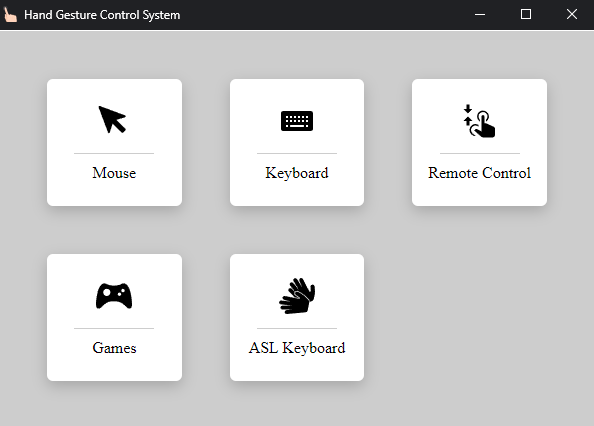
#> input picture gesture_controlled_pc_ui.png, 594 x 426 px, given in place of the camera
$ python imgprocess.py
#> lines starting #> are read from the running program, lines starting #| are printed output that depends on the picture
import cv2
import numpy as np
import copy


def stackImages(_imgList, cols, scale):
    """
    Stack Images together to display in a single window
    :param _imgList: list of images to stack
    :param cols: the num of img in a row
    :param scale: bigger~1+ ans smaller~1-
    :return: Stacked Image
    """
    imgList = copy.deepcopy(_imgList)

    # make the array full by adding blank img, otherwise the openCV can't work
    totalImages = len(imgList)
    rows = totalImages // cols if totalImages // cols * \
        cols == totalImages else totalImages // cols + 1
    blankImages = cols * rows - totalImages

    width = imgList[0].shape[1]
    height = imgList[0].shape[0]
    imgBlank = np.zeros((height, width, 3), np.uint8)
    imgList.extend([imgBlank] * blankImages)

    # resize the images
    for i in range(cols * rows):
        imgList[i] = cv2.resize(imgList[i], (0, 0), None, scale, scale)
        if len(imgList[i].shape) == 2:
            imgList[i] = cv2.cvtColor(imgList[i], cv2.COLOR_GRAY2BGR)

    # put the images in a board
    hor = [imgBlank] * rows
    for y in range(rows):
        line = []
        for x in range(cols):
            line.append(imgList[y * cols + x])
        hor[y] = np.hstack(line)
    ver = np.vstack(hor)
    return ver


# [99 lines left out: functions cornerRect, findContours, overlayPNG, rotateImage, not called in this run]


def putTextRect(img, text, pos, scale=3, thickness=3, colorT=(255, 255, 255),
                colorR=(255, 0, 255), font=cv2.FONT_HERSHEY_PLAIN,
                offset=10, border=None, colorB=(0, 255, 0)):
    """
    Creates Text with Rectangle Background
    :param img: Image to put text rect on
    :param text: Text inside the rect
    :param pos: Starting position of the rect x1,y1
    :param scale: Scale of the text
    :param thickness: Thickness of the text
    :param colorT: Color of the Text
    :param colorR: Color of the Rectangle
    :param font: Font used. Must be cv2.FONT....
    :param offset: Clearance around the text
    :param border: Outline around the rect
    :param colorB: Color of the outline
    :return: image, rect (x1,y1,x2,y2)
    """
    ox, oy = pos
    (w, h), _ = cv2.getTextSize(text, font, scale, thickness)

    x1, y1, x2, y2 = ox - offset, oy + offset, ox + w + offset, oy - h - offset

    cv2.rectangle(img, (x1, y1), (x2, y2), colorR, cv2.FILLED)
    if border is not None:
        cv2.rectangle(img, (x1, y1), (x2, y2), colorB, border)
    cv2.putText(img, text, (ox, oy), font, scale, colorT, thickness)

    return img, [x1, y2, x2, y1]


def main():
    cap = cv2.VideoCapture(0)
    while True:
        success, img = cap.read()
#> img is the input picture: shape (426, 594, 3); mean B, G, R 205.6, 205.4, 205.4
        img, bbox = putTextRect(
            img, "CVZone", [50, 50], 2, 2, offset=10, border=5)
#> in putTextRect, `cv2.putText(img, text, (ox, oy), font, scale, colorT, thickness)`:
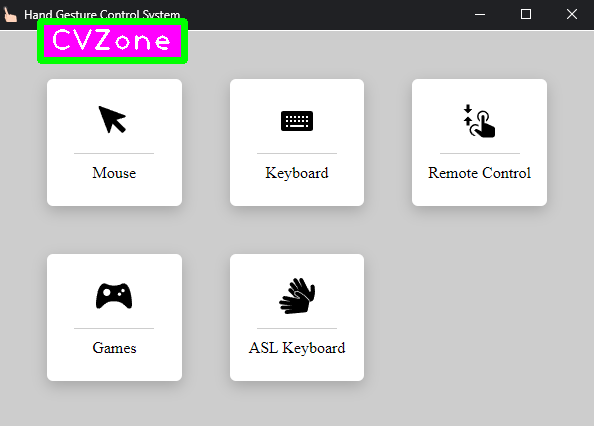
#> img: shape (426, 594, 3); mean B, G, R 205.5, 204.1, 205.3
#> bbox = [40, 21, 184, 60]
        imgGray = cv2.cvtColor(img, cv2.COLOR_BGR2GRAY)
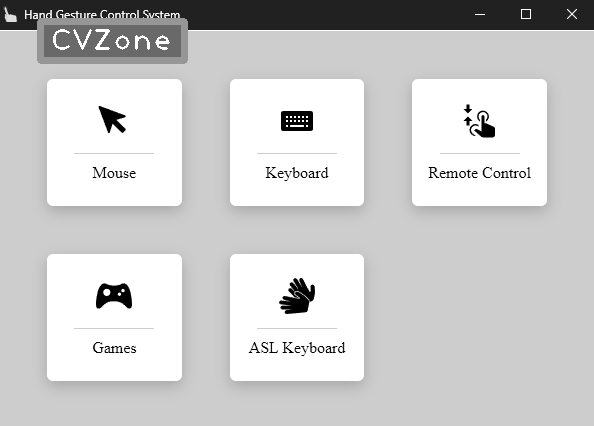
#> imgGray: shape (426, 594); min 0, max 255, mean 204.6
        imgList = [img, img, imgGray, img, imgGray]
        imgStacked = stackImages(imgList, 2, 0.5)
#> in stackImages, `imgList = copy.deepcopy(_imgList)`: imgList = 5 items
#> in stackImages, `totalImages = len(imgList)`: totalImages = 5
#> in stackImages, `rows = totalImages // cols if totalImages // cols * \ cols == totalIma..`: rows = 3
#> in stackImages, `blankImages = cols * rows - totalImages`: blankImages = 1
#> after the loop in stackImages, `for i in range(cols * rows):`: imgList = 6 items
#> in stackImages, `hor = [imgBlank] * rows`: hor = 3 items
#> in stackImages, `ver = np.vstack(hor)`:
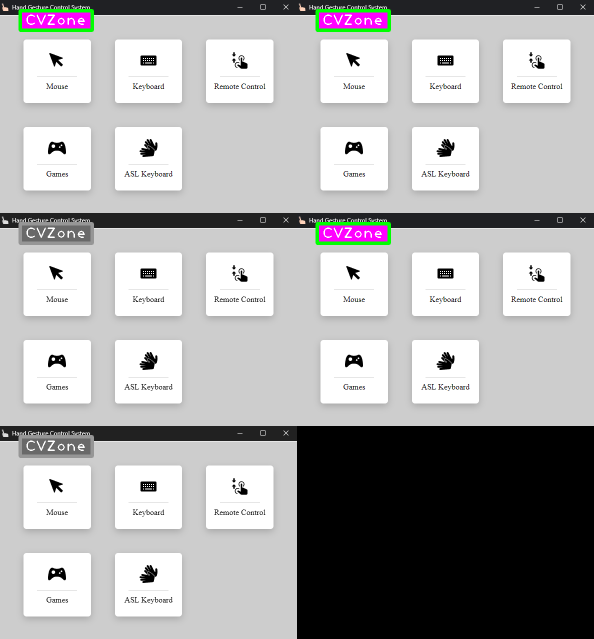
#> ver: shape (639, 594, 3); mean of channels 0, 1, 2 171, 170.3, 170.9; drawn as B, G, R

        cv2.imshow("stackedImg", imgStacked)
        cv2.waitKey(1)


if __name__ == "__main__":
    main()
